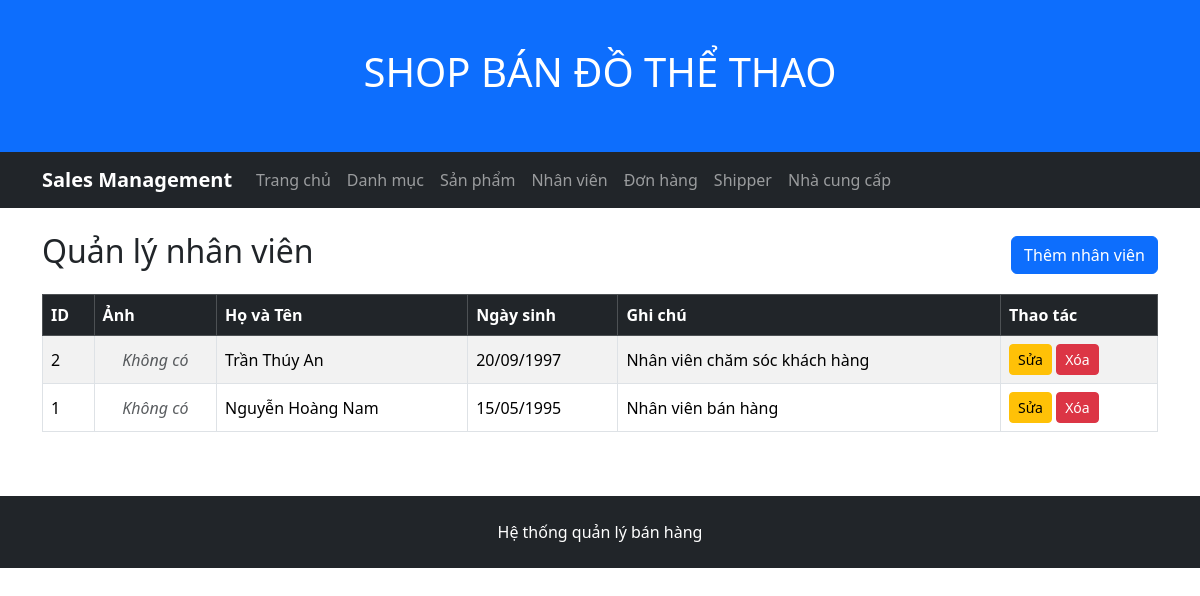
The page /admin/employees/index.php on the database its author committed.
### tables this page shows
CREATE TABLE employees (
    EmployeeID INT AUTO_INCREMENT PRIMARY KEY,
    LastName VARCHAR(50) NOT NULL,
    FirstName VARCHAR(50) NOT NULL,
    BirthDate DATE,
    Photo VARCHAR(255),
    Notes TEXT
);

### public/admin/employees/index.php (the view, shortened to what this page needs)
<?php
require_once '/var/www/src/config/database.php';
$sql = "
    SELECT
        EmployeeID,
        LastName,
        FirstName,
        BirthDate,
        Photo,
        Notes
    FROM employees
    ORDER BY EmployeeID DESC
";
$result = $conn->query($sql);
require_once '/var/www/src/includes/admin/header.php';
require_once '/var/www/src/includes/admin/navbar.php';
?>
<div class="container mt-4">
    <div class="d-flex justify-content-between align-items-center mb-3">
        <h2>Quản lý nhân viên</h2>
        <a href="/admin/employees/create.php" class="btn btn-primary">
            Thêm nhân viên
        </a>
    </div>
    <div class="table-responsive">
        <table class="table table-bordered table-striped align-middle">
            <thead class="table-dark">
                <tr>
                    <th>ID</th>
                    <th>Ảnh</th>
                    <th>Họ và Tên</th>
                    <th>Ngày sinh</th>
                    <th>Ghi chú</th>
                    <th>Thao tác</th>
                </tr>
            </thead>
            <tbody>
                <?php if ($result && $result->num_rows > 0): ?>
                    <?php while ($employee = $result->fetch_assoc()): ?>
                        <tr>
                            <td><?= htmlspecialchars($employee['EmployeeID']) ?></td>
                            <td class="text-center">
                                <?php if (!empty($employee['Photo'])): ?>
                                    <img
                                        src="/uploads/employees/<?= htmlspecialchars($employee['Photo']) ?>"
                                        alt="Avatar"
                                        style="width: 50px; height: 50px; object-fit: cover; border-radius: 5px;"
                                    >
                                <?php else: ?>
                                    <span class="text-muted fst-italic">Không có</span>
                                <?php endif; ?>
                            </td>
                            <td>
                                <?= htmlspecialchars($employee['LastName'] . ' ' . $employee['FirstName']) ?>
                            </td>
                            <td>
                                <?= !empty($employee['BirthDate']) ? date('d/m/Y', strtotime($employee['BirthDate'])) : '' ?>
                            </td>
                            <td>
                                <?php
                                    $notes = htmlspecialchars($employee['Notes'] ?? '');
                                    echo mb_strimwidth($notes, 0, 50, '...');
                                ?>
                            </td>
                            <td>
                                <a
                                    href="/admin/employees/edit.php?id=<?= $employee['EmployeeID'] ?>"
                                    class="btn btn-sm btn-warning"
                                >
                                    Sửa
                                </a>
                                <form
                                    action="/admin/employees/delete.php"
                                    method="post"
                                    class="d-inline"
                                    onsubmit="return confirm('Bạn có chắc muốn xóa nhân viên này?');"
                                >
                                    <button type="submit" class="btn btn-sm btn-danger">
                                        Xóa
                                    </button>
                                </form>
                            </td>
                        </tr>
                    <?php endwhile; ?>
                <?php endif; ?>
            </tbody>
        </table>
    </div>
</div>
<?php
require_once '/var/www/src/includes/admin/footer.php';

### rows shown on the page
employees: EmployeeID "2", shows "Không có", LastName+FirstName "Trần Thúy An", BirthDate "20/09/1997", Notes "Nhân viên chăm sóc khách hàng"
employees: EmployeeID "1", shows "Không có", LastName+FirstName "Nguyễn Hoàng Nam", BirthDate "15/05/1995", Notes "Nhân viên bán hàng"
